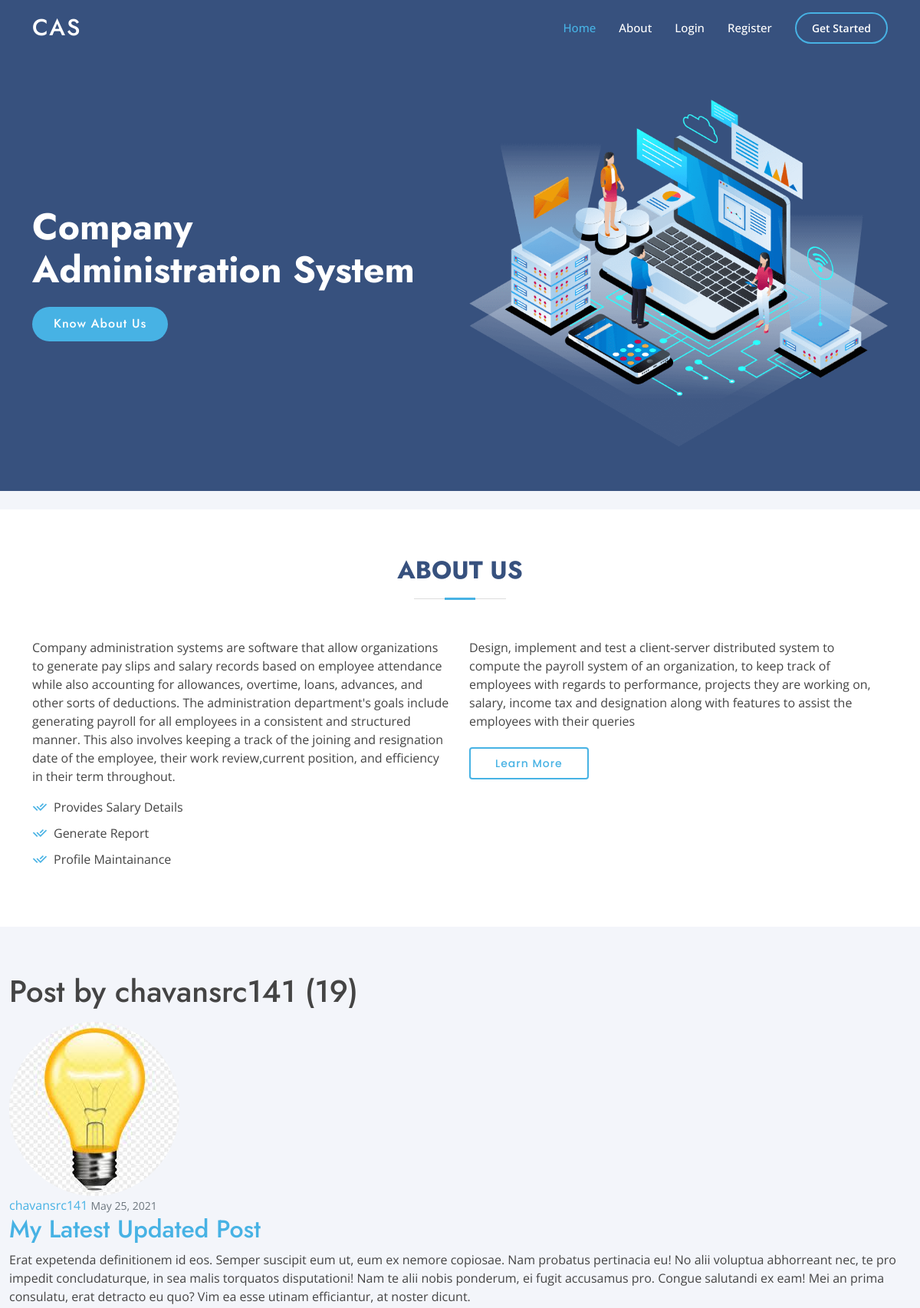
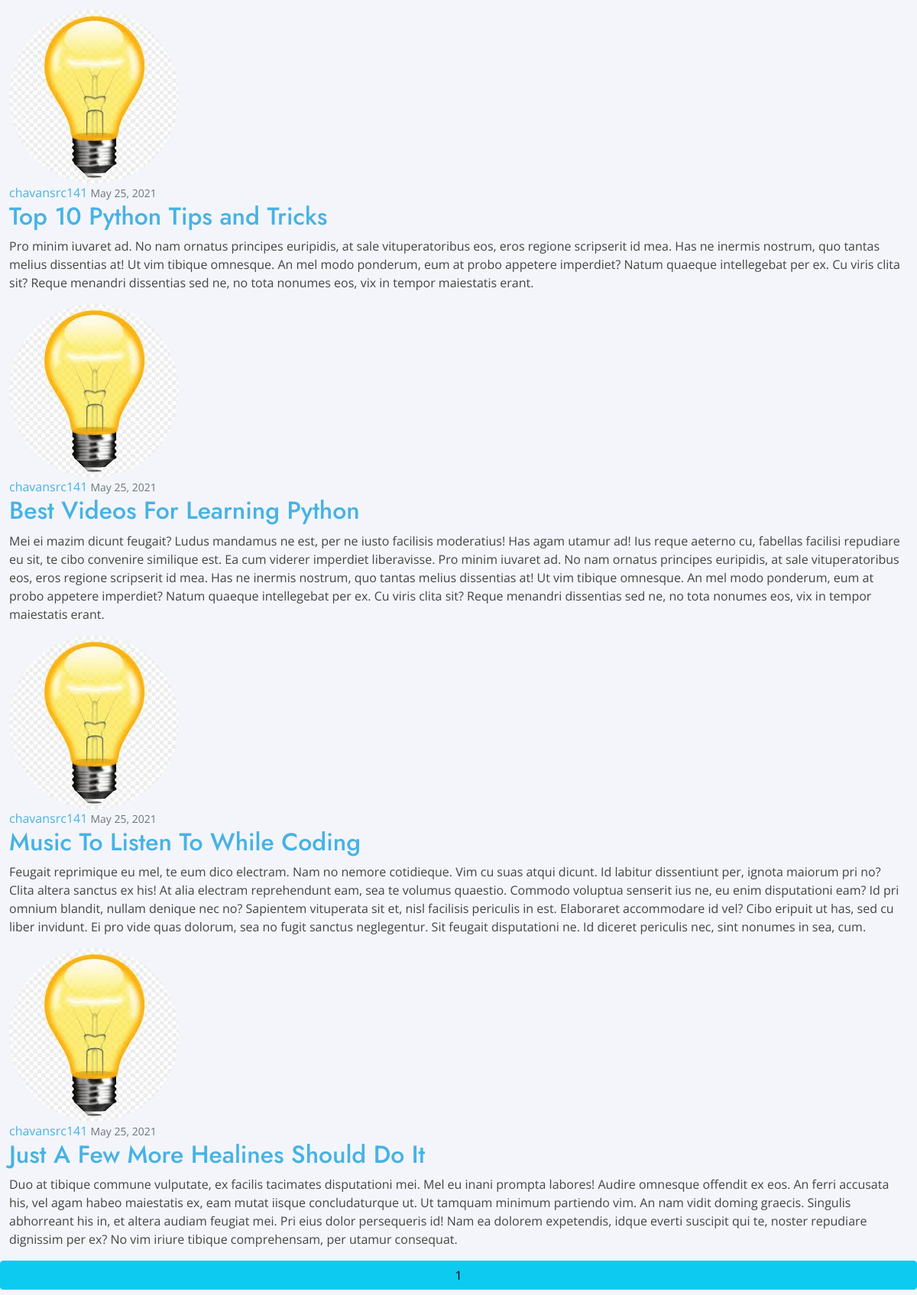
The page /user/chavansrc141 (upper part) on the database its author committed (2 pictures, top to bottom).
### blog/models.py (models this page shows, shortened)
class Post(models.Model):
	title = models.CharField(max_length=100)
	content = models.TextField()
	date_posted = models.DateTimeField(default=timezone.now)
	author = models.ForeignKey(User, on_delete=models.CASCADE)

### users/models.py (models this page shows, shortened)
class Profile(models.Model):
    user = models.OneToOneField(User, on_delete=models.CASCADE)
    image = models.ImageField(default='default.jpg', upload_to='profile_pics')

### blog/views.py (the view)
# urls.py: path('user/<str:username>', UserPostListView.as_view(), name = 'user-posts'),
class UserPostListView(ListView):
    model = Post
    template_name = 'blog/user_posts.html'
    context_object_name = 'posts'
    paginate_by = 5
    def get_queryset(self):
        user = get_object_or_404(User, username=self.kwargs.get('username'))
        return Post.objects.filter(author=user).order_by('-date_posted')

### blog/templates/blog/user_posts.html (shortened to what this page needs)
{% extends "blog/base.html" %}
{% block content %}
    <h1 class="mb-3">Post by {{ view.kwargs.username }} ({{ page_obj.paginator.count }}) </h1>
	{% for post in posts %}
		<article class="media content-section">
			<img class="rounded-circle article-img"
			src="{{ post.author.profile.image.url }}">
			<div class="media-body">
		    	<div class="article-metadata">
		    		<a class="mr-2" href="{% url 'user-posts' post.author.username %}">{{ post.author }}</a>
		      		<small class="text-muted">{{ post.date_posted|date:"F d, Y" }}</small>
		    	</div>
		    	<h2><a class="article-title" href="{% url 'post-detail' post.id %}">{{ post.title }}</a></h2>
		    	<p class="article-content">{{ post.content }}</p>
		  	</div>
		</article>
	{% endfor %}
	{% if is_paginated %}
		{% for num in page_obj.paginator.page_range %}
			{% if page_obj.number == num %}
				<a class="btn btn-info mb-4" href="?page= {{ num }}">{{ num }}</a>
			{% elif num > page_obj.number|add:'-3' and num < page_obj.number|add:'3' %}
				<a class="btn btn-outline-info mb-4" href="?page= {{ num }}">{{ num }}</a>
			{% endif %}
		{% endfor %}
	{% endif %}
{% endblock content %}

### blog/static/blog/assets/css/style.css (style rules this page uses)
body { font-family: "Open Sans", sans-serif; color: #444444; }
a { color: #47b2e4; text-decoration: none; }
h1, h2, h3, h4, h5, h6 { font-family: "Jost", sans-serif; }

### rows shown on the page
Post: author.profile.image (picture), author "chavansrc141", date_posted "May 25, 2021", title "My Latest Updated Post", content "Erat expetenda definitionem id eos. Semper suscipit eum ut, eum ex nemore copiosae. Nam probatus pertinacia eu! No alii voluptua abhorreant nec, te pro impedit concludaturque, in sea malis torquatos disputationi! Nam te alii nobis ponderum, ei fugit accusamus pro. Congue salutandi ex eam! Mei an prima consulatu, erat detracto eu quo? Vim ea esse utinam efficiantur, at noster dicunt."
Post: author.profile.image (picture), author "chavansrc141", date_posted "May 25, 2021", title "Top 10 Python Tips and Tricks", content "Pro minim iuvaret ad. No nam ornatus principes euripidis, at sale vituperatoribus eos, eros regione scripserit id mea. Has ne inermis nostrum, quo tantas melius dissentias at! Ut vim tibique omnesque. An mel modo ponderum, eum at probo appetere imperdiet? Natum quaeque intellegebat per ex. Cu viris clita sit? Reque menandri dissentias sed ne, no tota nonumes eos, vix in tempor maiestatis erant."
Post: author.profile.image (picture), author "chavansrc141", date_posted "May 25, 2021", title "Best Videos For Learning Python", content "Mei ei mazim dicunt feugait? Ludus mandamus ne est, per ne iusto facilisis moderatius! Has agam utamur ad! Ius reque aeterno cu, fabellas facilisi repudiare eu sit, te cibo convenire similique est. Ea cum viderer imperdiet liberavisse. Pro minim iuvaret ad. No nam ornatus principes euripidis, at sale vituperatoribus eos, eros regione scripserit id mea. Has ne inermis nostrum, quo tantas melius dissentias at! Ut vim tibique omnesque. An mel modo ponderum, eum at probo appetere imperdiet? Natum quaeque intellegebat per ex. Cu viris clita sit? Reque menandri dissentias sed ne, no tota nonumes eos, vix in tempor maiestatis erant."
Post: author.profile.image (picture), author "chavansrc141", date_posted "May 25, 2021", title "Music To Listen To While Coding", content "Feugait reprimique eu mel, te eum dico electram. Nam no nemore cotidieque. Vim cu suas atqui dicunt. Id labitur dissentiunt per, ignota maiorum pri no? Clita altera sanctus ex his! At alia electram reprehendunt eam, sea te volumus quaestio. Commodo voluptua senserit ius ne, eu enim disputationi eam? Id pri omnium blandit, nullam denique nec no? Sapientem vituperata sit et, nisl facilisis periculis in est. Elaboraret accommodare id vel? Cibo eripuit ut has, sed cu liber invidunt. Ei pro vide quas dolorum, sea no fugit sanctus neglegentur. Sit feugait disputationi ne. Id diceret periculis nec, sint nonumes in sea, cum."
Post: author.profile.image (picture), author "chavansrc141", date_posted "May 25, 2021", title "Just A Few More Healines Should Do It", content "Duo at tibique commune vulputate, ex facilis tacimates disputationi mei. Mel eu inani prompta labores! Audire omnesque offendit ex eos. An ferri accusata his, vel agam habeo maiestatis ex, eam mutat iisque concludaturque ut. Ut tamquam minimum partiendo vim. An nam vidit doming graecis. Singulis abhorreant his in, et altera audiam feugiat mei. Pri eius dolor persequeris id! Nam ea dolorem expetendis, idque everti suscipit qui te, noster repudiare dignissim per ex? No vim iriure tibique comprehensam, per utamur consequat."

### other values the page prints
{{ view.kwargs.username }} "chavansrc141"
{{ page_obj.paginator.count }} "19"
{{ num }} "1"
